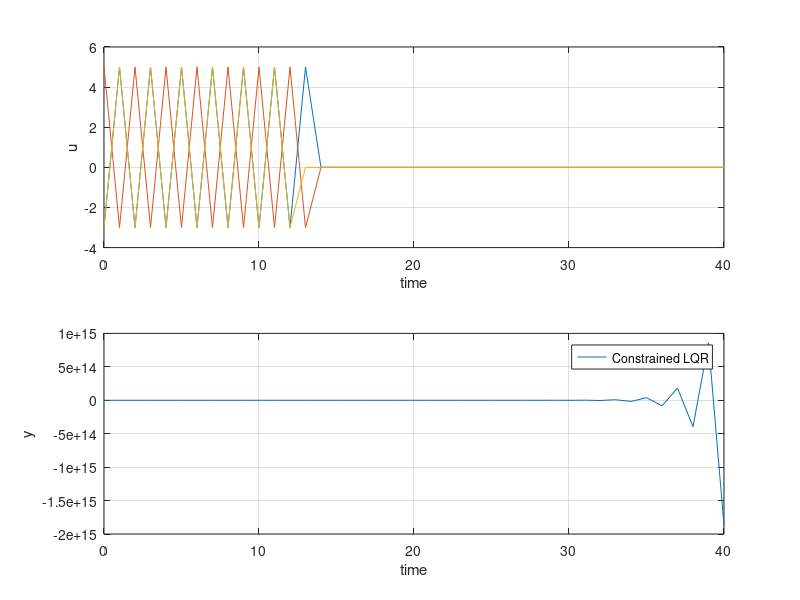

The MATLAB script that drew this image:
%% Adaptive Cruise Control using MPC
%% Initialization
clc;
clear;
addpath('Functions_MPC\');

%% Define plant model

T_eng = 0.460;
K_eng = 0.732;
T_brk = 0.193;
K_brk = 0.979;
T_s   = 0.05;
T_hw  = 1.3;


A_f = -1/T_eng;
B_f = -K_eng/T_eng;
C_f = eye(3);

At = [0 1 -T_hw; 0 0 -1; 0 0 A_f];
Bt = [0; 0; B_f];
Ct = [1, 1, 1];
D = 0;
Ts = 0.05;

sys = ss(At, Bt, Ct, D, Ts);
x0 = [0; 2; 20]; %set initial state

%% Design uncontrained LQR
Qy = 1;
R = 0.01;
K_lqr = lqry(sys, Qy, R);

%% Run simulation

% figure(1);
% t_unconstrained = 0:0.05:10;
% u_unconstrained = zeros(size(t_unconstrained));
% Unconstrained_LQR = tf([1,1,1])*feedback(ss(At, Bt, eye(3),0,Ts),K_lqr);
% lsim(Unconstrained_LQR, '-', u_unconstrained, t_unconstrained, x0);
% hold on;
% grid on;
% axis([0 10 -4 4]);


%% LQR with constraints

x = x0;
t_constrained = 0:40;
uLQR = zeros(3,size(t_constrained, 2));
yLQR = zeros(1,size(t_constrained, 2));

for ct = t_constrained
    uLQR(ct+1) = -K_lqr*x;
    uLQR(ct+1) = max(-3,min(5,uLQR(ct+1)));
    x = At*x + Bt*uLQR(ct+1);
    yLQR(ct+1) = Ct*x;
end
figure(2);
subplot(2,1,1);
plot(t_constrained, uLQR);
xlabel('time');
ylabel('u');
grid on;

subplot(2,1,2);
plot(t_constrained, yLQR);
xlabel('time');
ylabel('y');
legend('Constrained LQR');
grid on;
